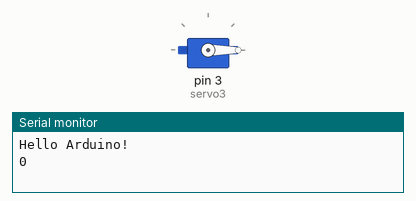
Bench run of a sketch on a simulated Arduino Uno, built with avr-gcc and run on an emulated ATmega328P. Parts: servo, the last lines printed to the serial monitor.

Above: at 0.05 s.
At 2.25 s:
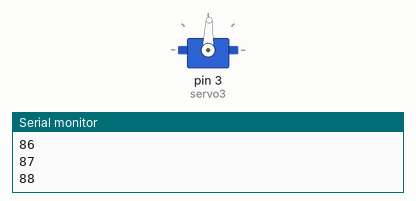
At 4.45 s:
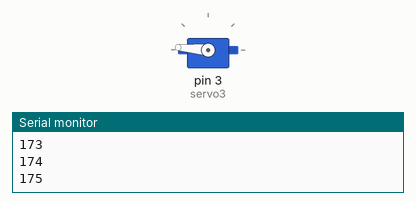
At 8.85 s:
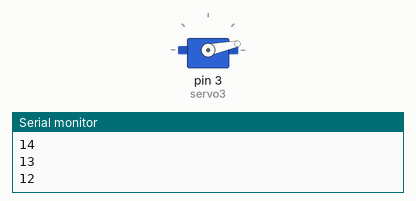
Timing chart, 0 to 11.9 s (numbered marks = the images above):
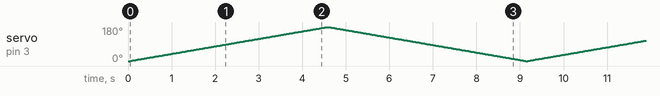

The sketch:

servo_q3.ino
```cpp
#include <Servo.h>

int delaytime = 25;

Servo servo3;
int q3min = 0;
int q3max = 180;

void setup() {
    Serial.begin(9600);
    Serial.println("Hello Arduino!");

    servo3.attach(3);
    servo3.write(q3min);
    delay(delaytime);
}

void loop() {
    for (int i = q3min; i <= q3max; i++) {
        servo3.write(i);
        Serial.println(i);
        delay(delaytime);
    }
    for (int i = q3max; i >= q3min; i--) {
        servo3.write(i);
        Serial.println(i);
        delay(delaytime);
    }
}
```
